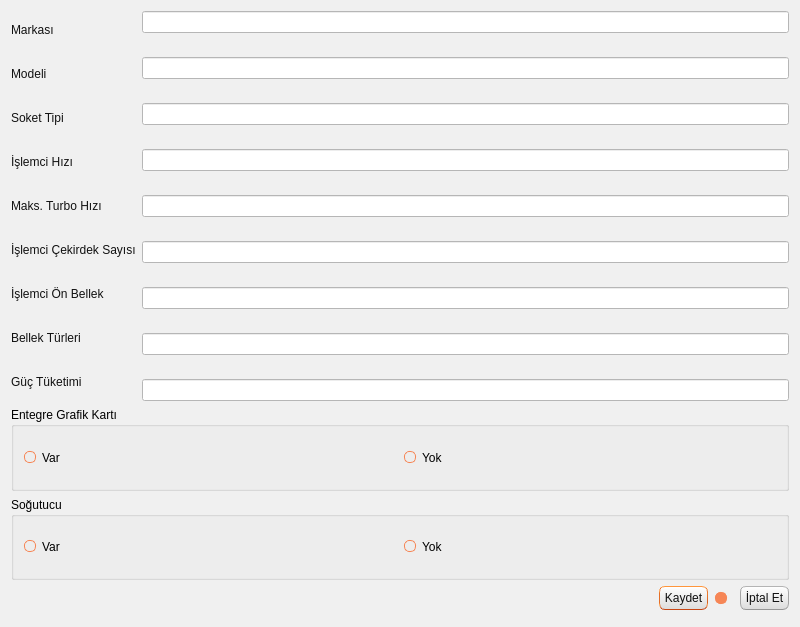
<?xml version="1.0" encoding="UTF-8"?>
<ui version="4.0">
 <class>TKNIslemciPencere</class>
 <widget class="QDialog" name="TKNIslemciPencere">
  <property name="geometry">
   <rect>
    <x>0</x>
    <y>0</y>
    <width>800</width>
    <height>627</height>
   </rect>
  </property>
  <property name="windowTitle">
   <string>Dialog</string>
  </property>
  <property name="styleSheet">
   <string notr="true">/*
Ubuntu Style Sheet for QT Applications
Author: Jaime A. Quiroga P.
Company: GTRONICK
Last updated: 09/10/2019 (dd/mm/yyyy), 12:31.
Available at: https://github.com/GTRONICK/QSS/blob/master/Ubuntu.qss
*/
QMainWindow {
	background-color:#f0f0f0;
}
QCheckBox {
	padding:2px;
}
QCheckBox:hover {
	border:1px solid rgb(255,150,60);
	border-radius:4px;
	padding: 1px;
	background-color:qlineargradient(spread:pad, x1:0.5, y1:1, x2:0.5, y2:0, stop:0 rgba(190, 90, 50, 50), stop:1 rgba(250, 130, 40, 50));
}
QCheckBox::indicator:checked {
	border:1px solid rgb(246, 134, 86);
	border-radius:4px;
  	background-color:rgb(246, 134, 86)
}
QCheckBox::indicator:unchecked {
	border-width:1px solid rgb(246, 134, 86);
	border-radius:4px;
  	background-color:rgb(255,255,255);
}
QColorDialog {
	background-color:#f0f0f0;
}
QComboBox {
	color:rgb(81,72,65);
	background: #ffffff;
}
QComboBox:editable {
	selection-color:rgb(81,72,65);
	selection-background-color: #ffffff;
}
QComboBox QAbstractItemView {
	selection-color: #ffffff;
	selection-background-color: rgb(246, 134, 86);
}
QComboBox:!editable:on, QComboBox::drop-down:editable:on {
	color:  #1e1d23;	
}
QDateTimeEdit, QDateEdit, QDoubleSpinBox, QFontComboBox {
	color:rgb(81,72,65);
	background-color: #ffffff;
}

QDialog {
	background-color:#f0f0f0;
}

QLabel,QLineEdit {
	color:rgb(17,17,17);
}
QLineEdit {
	background-color:rgb(255,255,255);
	selection-background-color:rgb(236,116,64);
}
QMenuBar {
	color:rgb(223,219,210);
	background-color:rgb(65,64,59);
}
QMenuBar::item {
	padding-top:4px;
	padding-left:4px;
	padding-right:4px;
	color:rgb(223,219,210);
	background-color:rgb(65,64,59);
}
QMenuBar::item:selected {
	color:rgb(255,255,255);
	padding-top:2px;
	padding-left:2px;
	padding-right:2px;
	border-top-width:2px;
	border-left-width:2px;
	border-right-width:2px;
	border-top-right-radius:4px;
	border-top-left-radius:4px;
	border-style:solid;
	background-color:rgb(65,64,59);
	border-top-color: rgb(47,47,44);
	border-right-color: qlineargradient(spread:pad, x1:0, y1:1, x2:1, y2:0, stop:0 rgba(90, 87, 78, 255), stop:1 rgba(47,47,44, 255));
	border-left-color:  qlineargradient(spread:pad, x1:1, y1:0, x2:0, y2:0, stop:0 rgba(90, 87, 78, 255), stop:1 rgba(47,47,44, 255));
}
QMenu {
	color:rgb(223,219,210);
	background-color:rgb(65,64,59);
}
QMenu::item {
	color:rgb(223,219,210);
	padding:4px 10px 4px 20px;
}
QMenu::item:selected {
	color:rgb(255,255,255);
	background-color: qlineargradient(spread:pad, x1:0.5, y1:1, x2:0.5, y2:0, stop:0 rgba(225, 108, 54, 255), stop:1 rgba(246, 134, 86, 255));
	border-style:solid;
	border-width:3px;
	padding:4px 7px 4px 17px;
	border-bottom-color:qlineargradient(spread:pad, x1:0.5, y1:1, x2:0.5, y2:0, stop:0 rgba(175,85,48,255), stop:1 rgba(236,114,67, 255));
	border-top-color:qlineargradient(spread:pad, x1:0.5, y1:1, x2:0.5, y2:0, stop:0 rgba(253,156,113,255), stop:1 rgba(205,90,46, 255));
	border-right-color:qlineargradient(spread:pad, x1:0, y1:0.5, x2:1, y2:0.5, stop:0 rgba(253,156,113,255), stop:1 rgba(205,90,46, 255));
	border-left-color:qlineargradient(spread:pad, x1:1, y1:0.5, x2:0, y2:0.5, stop:0 rgba(253,156,113,255), stop:1 rgba(205,90,46, 255));
}
QPlainTextEdit {
	border-width: 1px solid transparent;
	color:rgb(17,17,17);
	selection-background-color:rgb(236,116,64);
}
QProgressBar {
	text-align: center;
	color: rgb(0, 0, 0);
	border: 1px inset rgb(150,150,150); 
	border-radius: 10px;
	background-color:rgb(221,221,219);
}
QProgressBar::chunk:horizontal {
	background-color: qlineargradient(spread:pad, x1:0.5, y1:1, x2:0.5, y2:0, stop:0 rgba(225, 108, 54, 255), stop:1 rgba(246, 134, 86, 255));
	border:1px solid;
	border-radius:8px;
	border-bottom-color:qlineargradient(spread:pad, x1:0.5, y1:1, x2:0.5, y2:0, stop:0 rgba(175,85,48,255), stop:1 rgba(236,114,67, 255));
	border-top-color:qlineargradient(spread:pad, x1:0.5, y1:1, x2:0.5, y2:0, stop:0 rgba(253,156,113,255), stop:1 rgba(205,90,46, 255));
	border-right-color:qlineargradient(spread:pad, x1:0, y1:0.5, x2:1, y2:0.5, stop:0 rgba(253,156,113,255), stop:1 rgba(205,90,46, 255));
	border-left-color:qlineargradient(spread:pad, x1:1, y1:0.5, x2:0, y2:0.5, stop:0 rgba(253,156,113,255), stop:1 rgba(205,90,46, 255));
}
QPushButton{
	color:rgb(17,17,17);
	border-width: 1px;
	border-radius: 6px;
	border-bottom-color: rgb(150,150,150);
	border-right-color: rgb(165,165,165);
	border-left-color: rgb(165,165,165);
	border-top-color: rgb(180,180,180);
	border-style: solid;
	padding: 4px;
	background-color: qlineargradient(spread:pad, x1:0.5, y1:1, x2:0.5, y2:0, stop:0 rgba(220, 220, 220, 255), stop:1 rgba(255, 255, 255, 255));
}
QPushButton:hover{
	color:rgb(17,17,17);
	border-width: 1px;
	border-radius:6px;
	border-top-color: rgb(255,150,60);
	border-right-color: qlineargradient(spread:pad, x1:0, y1:1, x2:1, y2:0, stop:0 rgba(200, 70, 20, 255), stop:1 rgba(255,150,60, 255));
	border-left-color:  qlineargradient(spread:pad, x1:1, y1:0, x2:0, y2:0, stop:0 rgba(200, 70, 20, 255), stop:1 rgba(255,150,60, 255));
	border-bottom-color: rgb(200,70,20);
	border-style: solid;
	padding: 2px;
	background-color: qlineargradient(spread:pad, x1:0.5, y1:1, x2:0.5, y2:0, stop:0 rgba(220, 220, 220, 255), stop:1 rgba(255, 255, 255, 255));
}
QPushButton:default{
	color:rgb(17,17,17);
	border-width: 1px;
	border-radius:6px;
	border-top-color: rgb(255,150,60);
	border-right-color: qlineargradient(spread:pad, x1:0, y1:1, x2:1, y2:0, stop:0 rgba(200, 70, 20, 255), stop:1 rgba(255,150,60, 255));
	border-left-color:  qlineargradient(spread:pad, x1:1, y1:0, x2:0, y2:0, stop:0 rgba(200, 70, 20, 255), stop:1 rgba(255,150,60, 255));
	border-bottom-color: rgb(200,70,20);
	border-style: solid;
	padding: 2px;
	background-color: qlineargradient(spread:pad, x1:0.5, y1:1, x2:0.5, y2:0, stop:0 rgba(220, 220, 220, 255), stop:1 rgba(255, 255, 255, 255));
}
QPushButton:pressed{
	color:rgb(17,17,17);
	border-width: 1px;
	border-radius: 6px;
	border-width: 1px;
	border-top-color: rgba(255,150,60,200);
	border-right-color: qlineargradient(spread:pad, x1:0, y1:1, x2:1, y2:0, stop:0 rgba(200, 70, 20, 255), stop:1 rgba(255,150,60, 200));
	border-left-color:  qlineargradient(spread:pad, x1:1, y1:0, x2:0, y2:0, stop:0 rgba(200, 70, 20, 255), stop:1 rgba(255,150,60, 200));
	border-bottom-color: rgba(200,70,20,200);
	border-style: solid;
	padding: 2px;
	background-color: qlineargradient(spread:pad, x1:0.5, y1:0, x2:0.5, y2:1, stop:0 rgba(220, 220, 220, 255), stop:1 rgba(255, 255, 255, 255));
}
QPushButton:disabled{
	color:rgb(174,167,159);
	border-width: 1px;
	border-radius: 6px;
	background-color: qlineargradient(spread:pad, x1:0.5, y1:1, x2:0.5, y2:0, stop:0 rgba(200, 200, 200, 255), stop:1 rgba(230, 230, 230, 255));
}
QRadioButton {
	padding: 1px;
}
QRadioButton::indicator:checked {
	height: 10px;
	width: 10px;
	border-style:solid;
	border-radius:5px;
	border-width: 1px;
	border-color: rgba(246, 134, 86, 255);
	color: #a9b7c6;
	background-color:rgba(246, 134, 86, 255);
}
QRadioButton::indicator:!checked {
	height: 10px;
	width: 10px;
	border-style:solid;
	border-radius:5px;
	border-width: 1px;
	border-color: rgb(246, 134, 86);
	color: #a9b7c6;
	background-color: transparent;
}
QScrollArea {
	color: white;
	background-color:#f0f0f0;
}
QSlider::groove {
	border-style: solid;
	border-width: 1px;
	border-color: rgb(207,207,207);
}
QSlider::groove:horizontal {
	height: 5px;
	background: rgb(246, 134, 86);
}
QSlider::groove:vertical {
	width: 5px;
	background: rgb(246, 134, 86);
}
QSlider::handle:horizontal {
	background: rgb(253,253,253);
	border-style: solid;
	border-width: 1px;
	border-color: rgb(207,207,207);
	width: 12px;
	margin: -5px 0;
	border-radius: 7px;
}
QSlider::handle:vertical {
	background: rgb(253,253,253);
	border-style: solid;
	border-width: 1px;
	border-color: rgb(207,207,207);
	height: 12px;
	margin: 0 -5px;
	border-radius: 7px;
}
QSlider::add-page:horizontal, QSlider::add-page:vertical {
 	background: white;
}
QSlider::sub-page:horizontal, QSlider::sub-page:vertical {
	background: rgb(246, 134, 86);
}
QStatusBar, QSpinBox {
	color:rgb(81,72,65);
}
QSpinBox {
	background-color: #ffffff;
}
QScrollBar:horizontal {
	max-height: 20px;
	border: 1px transparent;
	margin: 0px 20px 0px 20px;
}
QScrollBar::handle:horizontal {
	background: rgb(253,253,253);
	border: 1px solid rgb(207,207,207);
	border-radius: 7px;
	min-width: 25px;
}
QScrollBar::handle:horizontal:hover {
	background: rgb(253,253,253);
	border: 1px solid rgb(255,150,60);
	border-radius: 7px;
	min-width: 25px;
}
QScrollBar::add-line:horizontal {
  	border: 1px solid rgb(207,207,207);
  	border-top-right-radius: 7px;
  	border-top-left-radius: 7px;
  	border-bottom-right-radius: 7px;
  	background: rgb(255, 255, 255);
  	width: 20px;
  	subcontrol-position: right;
  	subcontrol-origin: margin;
}
QScrollBar::add-line:horizontal:hover {
  	border: 1px solid rgb(255,150,60);
  	border-top-right-radius: 7px;
  	border-top-left-radius: 7px;
  	border-bottom-right-radius: 7px;
  	background: rgb(255, 255, 255);
  	width: 20px;
  	subcontrol-position: right;
  	subcontrol-origin: margin;
}
QScrollBar::add-line:horizontal:pressed {
  	border: 1px solid grey;
  	border-top-left-radius: 7px;
  	border-top-right-radius: 7px;
  	border-bottom-right-radius: 7px;
  	background: rgb(231,231,231);
  	width: 20px;
  	subcontrol-position: right;
  	subcontrol-origin: margin;
}
QScrollBar::sub-line:horizontal {
  	border: 1px solid rgb(207,207,207);
  	border-top-right-radius: 7px;
  	border-top-left-radius: 7px;
  	border-bottom-left-radius: 7px;
  	background: rgb(255, 255, 255);
  	width: 20px;
  	subcontrol-position: left;
  	subcontrol-origin: margin;
}
QScrollBar::sub-line:horizontal:hover {
  	border: 1px solid rgb(255,150,60);
  	border-top-right-radius: 7px;
  	border-top-left-radius: 7px;
  	border-bottom-left-radius: 7px;
  	background: rgb(255, 255, 255);
  	width: 20px;
  	subcontrol-position: left;
  	subcontrol-origin: margin;
}
QScrollBar::sub-line:horizontal:pressed {
  	border: 1px solid grey;
  	border-top-right-radius: 7px;
  	border-top-left-radius: 7px;
  	border-bottom-left-radius: 7px;
  	background: rgb(231,231,231);
  	width: 20px;
  	subcontrol-position: left;
  	subcontrol-origin: margin;
}
QScrollBar::left-arrow:horizontal {
  	border: 1px transparent grey;
  	border-top-left-radius: 3px;
  	border-bottom-left-radius: 3px;
  	width: 6px;
  	height: 6px;
  	background: rgb(230,230,230);
}
QScrollBar::right-arrow:horizontal {
	border: 1px transparent grey;
	border-top-right-radius: 3px;
	border-bottom-right-radius: 3px;
  	width: 6px;
  	height: 6px;
 	background: rgb(230,230,230);
}
QScrollBar::add-page:horizontal, QScrollBar::sub-page:horizontal {
 	background: none;
} 
QScrollBar:vertical {
	max-width: 20px;
	border: 1px transparent grey;
	margin: 20px 0px 20px 0px;
}
QScrollBar::add-line:vertical {
	border: 1px solid;
	border-color: rgb(207,207,207);
	border-bottom-right-radius: 7px;
	border-bottom-left-radius: 7px;
	border-top-left-radius: 7px;
	background: rgb(255, 255, 255);
  	height: 20px;
  	subcontrol-position: bottom;
  	subcontrol-origin: margin;
}
QScrollBar::add-line:vertical:hover {
  	border: 1px solid;
  	border-color: rgb(255,150,60);
  	border-bottom-right-radius: 7px;
  	border-bottom-left-radius: 7px;
  	border-top-left-radius: 7px;
  	background: rgb(255, 255, 255);
  	height: 20px;
  	subcontrol-position: bottom;
  	subcontrol-origin: margin;
}
QScrollBar::add-line:vertical:pressed {
  	border: 1px solid grey;
  	border-bottom-left-radius: 7px;
  	border-bottom-right-radius: 7px;
  	border-top-left-radius: 7px;
  	background: rgb(231,231,231);
  	height: 20px;
  	subcontrol-position: bottom;
  	subcontrol-origin: margin;
}
QScrollBar::sub-line:vertical {
  	border: 1px solid rgb(207,207,207);
  	border-top-right-radius: 7px;
  	border-top-left-radius: 7px;
  	border-bottom-left-radius: 7px;
  	background: rgb(255, 255, 255);
  	height: 20px;
  	subcontrol-position: top;
  	subcontrol-origin: margin;
}
QScrollBar::sub-line:vertical:hover {
  	border: 1px solid rgb(255,150,60);
  	border-top-right-radius: 7px;
  	border-top-left-radius: 7px;
  	border-bottom-left-radius: 7px;
	background: rgb(255, 255, 255);
  	height: 20px;
  	subcontrol-position: top;
  	subcontrol-origin: margin;
}
QScrollBar::sub-line:vertical:pressed {
  	border: 1px solid grey;
  	border-top-left-radius: 7px;
  	border-top-right-radius: 7px;
  	background: rgb(231,231,231);
 	height: 20px;
  	subcontrol-position: top;
  	subcontrol-origin: margin;
}
QScrollBar::handle:vertical {
	background: rgb(253,253,253);
	border: 1px solid rgb(207,207,207);
	border-radius: 7px;
	min-height: 25px;
}
QScrollBar::handle:vertical:hover {
	background: rgb(253,253,253);
	border: 1px solid rgb(255,150,60);
	border-radius: 7px;
	min-height: 25px;
}
QScrollBar::up-arrow:vertical {
	border: 1px transparent grey;
  	border-top-left-radius: 3px;
	border-top-right-radius: 3px;
  	width: 6px;
  	height: 6px;
  	background: rgb(230,230,230);
}
QScrollBar::down-arrow:vertical {
  	border: 1px transparent grey;
  	border-bottom-left-radius: 3px;
  	border-bottom-right-radius: 3px;
  	width: 6px;
  	height: 6px;
  	background: rgb(230,230,230);
}
QScrollBar::add-page:vertical, QScrollBar::sub-page:vertical {
  	background: none;
}
QTabWidget {
	color:rgb(0,0,0);
	background-color:rgb(247,246,246);
}
QTabWidget::pane {
	border-color: rgb(180,180,180);
	background-color:rgb(247,246,246);
	border-style: solid;
	border-width: 1px;
  	border-radius: 6px;
}
QTabBar::tab {
	padding-left:4px;
	padding-right:4px;
	padding-bottom:2px;
	padding-top:2px;
	color:rgb(81,72,65);
  	background-color: qlineargradient(spread:pad, x1:0.5, y1:1, x2:0.5, y2:0, stop:0 rgba(221,218,217,255), stop:1 rgba(240,239,238,255));
	border-style: solid;
	border-width: 1px;
  	border-top-right-radius:4px;
	border-top-left-radius:4px;
	border-top-color: rgb(180,180,180);
	border-left-color: rgb(180,180,180);
	border-right-color: rgb(180,180,180);
	border-bottom-color: transparent;
}
QTabBar::tab:selected, QTabBar::tab:last:selected, QTabBar::tab:hover {
  	background-color:rgb(247,246,246);
  	margin-left: 0px;
  	margin-right: 1px;
}
QTabBar::tab:!selected {
	margin-top: 1px;
	margin-right: 1px;
}
QTextEdit {
	border-width: 1px;
	border-style: solid;
	border-color:transparent;
	color:rgb(17,17,17);
	selection-background-color:rgb(236,116,64);
}
QTimeEdit, QToolBox, QToolBox::tab, QToolBox::tab:selected {
	color:rgb(81,72,65);
	background-color: #ffffff;
}</string>
  </property>
  <layout class="QVBoxLayout" name="verticalLayout_3">
   <item>
    <layout class="QHBoxLayout" name="horizontalLayout">
     <item>
      <layout class="QVBoxLayout" name="verticalLayout_2">
       <item>
        <widget class="QLabel" name="label_5">
         <property name="text">
          <string>Markası</string>
         </property>
        </widget>
       </item>
       <item>
        <widget class="QLabel" name="label_12">
         <property name="text">
          <string>Modeli</string>
         </property>
        </widget>
       </item>
       <item>
        <widget class="QLabel" name="label">
         <property name="text">
          <string>Soket Tipi</string>
         </property>
         <property name="buddy">
          <cstring>lineEdit</cstring>
         </property>
        </widget>
       </item>
       <item>
        <widget class="QLabel" name="label_2">
         <property name="text">
          <string>İşlemci Hızı</string>
         </property>
         <property name="buddy">
          <cstring>lineEdit_2</cstring>
         </property>
        </widget>
       </item>
       <item>
        <widget class="QLabel" name="label_3">
         <property name="text">
          <string>Maks. Turbo Hızı</string>
         </property>
         <property name="buddy">
          <cstring>lineEdit_3</cstring>
         </property>
        </widget>
       </item>
       <item>
        <widget class="QLabel" name="label_4">
         <property name="text">
          <string>İşlemci Çekirdek Sayısı</string>
         </property>
         <property name="buddy">
          <cstring>lineEdit_4</cstring>
         </property>
        </widget>
       </item>
       <item>
        <widget class="QLabel" name="label_7">
         <property name="text">
          <string>İşlemci Ön Bellek</string>
         </property>
         <property name="buddy">
          <cstring>lineEdit_7</cstring>
         </property>
        </widget>
       </item>
       <item>
        <widget class="QLabel" name="label_9">
         <property name="text">
          <string>Bellek Türleri</string>
         </property>
         <property name="buddy">
          <cstring>lineEdit_9</cstring>
         </property>
        </widget>
       </item>
       <item>
        <widget class="QLabel" name="label_10">
         <property name="text">
          <string>Güç Tüketimi</string>
         </property>
         <property name="buddy">
          <cstring>lineEdit_10</cstring>
         </property>
        </widget>
       </item>
      </layout>
     </item>
     <item>
      <layout class="QVBoxLayout" name="verticalLayout">
       <property name="spacing">
        <number>24</number>
       </property>
       <item>
        <widget class="QLineEdit" name="lineEdit_5"/>
       </item>
       <item>
        <widget class="QLineEdit" name="lineEdit_12"/>
       </item>
       <item>
        <widget class="QLineEdit" name="lineEdit"/>
       </item>
       <item>
        <widget class="QLineEdit" name="lineEdit_2"/>
       </item>
       <item>
        <widget class="QLineEdit" name="lineEdit_3"/>
       </item>
       <item>
        <widget class="QLineEdit" name="lineEdit_4"/>
       </item>
       <item>
        <widget class="QLineEdit" name="lineEdit_7"/>
       </item>
       <item>
        <widget class="QLineEdit" name="lineEdit_9"/>
       </item>
       <item>
        <widget class="QLineEdit" name="lineEdit_10"/>
       </item>
      </layout>
     </item>
    </layout>
   </item>
   <item>
    <widget class="QGroupBox" name="groupBox">
     <property name="title">
      <string>Entegre Grafik Kartı</string>
     </property>
     <layout class="QHBoxLayout" name="horizontalLayout_4">
      <item>
       <layout class="QHBoxLayout" name="horizontalLayout_3">
        <item>
         <widget class="QRadioButton" name="radioButton_2">
          <property name="text">
           <string>Var</string>
          </property>
         </widget>
        </item>
        <item>
         <widget class="QRadioButton" name="radioButton_3">
          <property name="text">
           <string>Yok</string>
          </property>
         </widget>
        </item>
       </layout>
      </item>
     </layout>
    </widget>
   </item>
   <item>
    <widget class="QGroupBox" name="groupBox_2">
     <property name="title">
      <string>Soğutucu</string>
     </property>
     <layout class="QHBoxLayout" name="horizontalLayout_6">
      <item>
       <layout class="QHBoxLayout" name="horizontalLayout_5">
        <item>
         <widget class="QRadioButton" name="radioButton_4">
          <property name="text">
           <string>Var</string>
          </property>
         </widget>
        </item>
        <item>
         <widget class="QRadioButton" name="radioButton_5">
          <property name="text">
           <string>Yok</string>
          </property>
         </widget>
        </item>
       </layout>
      </item>
     </layout>
    </widget>
   </item>
   <item>
    <layout class="QHBoxLayout" name="horizontalLayout_2">
     <item>
      <spacer name="horizontalSpacer">
       <property name="orientation">
        <enum>Qt::Horizontal</enum>
       </property>
       <property name="sizeHint" stdset="0">
        <size>
         <width>40</width>
         <height>20</height>
        </size>
       </property>
      </spacer>
     </item>
     <item>
      <widget class="QPushButton" name="pushButton">
       <property name="text">
        <string>Kaydet</string>
       </property>
       <property name="icon">
        <iconset resource="../../kaynaklar.qrc">
         <normaloff>:/resimler/Save.png</normaloff>:/resimler/Save.png</iconset>
       </property>
      </widget>
     </item>
     <item>
      <widget class="QRadioButton" name="radioButton">
       <property name="text">
        <string/>
       </property>
       <property name="checked">
        <bool>true</bool>
       </property>
      </widget>
     </item>
     <item>
      <widget class="QPushButton" name="pushButton_2">
       <property name="text">
        <string>İptal Et</string>
       </property>
       <property name="icon">
        <iconset resource="../../kaynaklar.qrc">
         <normaloff>:/resimler/dialog-close.png</normaloff>:/resimler/dialog-close.png</iconset>
       </property>
      </widget>
     </item>
    </layout>
   </item>
   <item>
    <widget class="QDialogButtonBox" name="buttonBox">
     <property name="orientation">
      <enum>Qt::Horizontal</enum>
     </property>
    </widget>
   </item>
  </layout>
 </widget>
 <resources>
  <include location="../../kaynaklar.qrc"/>
 </resources>
 <connections>
  <connection>
   <sender>buttonBox</sender>
   <signal>accepted()</signal>
   <receiver>TKNIslemciPencere</receiver>
   <slot>accept()</slot>
   <hints>
    <hint type="sourcelabel">
     <x>240</x>
     <y>616</y>
    </hint>
    <hint type="destinationlabel">
     <x>157</x>
     <y>274</y>
    </hint>
   </hints>
  </connection>
  <connection>
   <sender>buttonBox</sender>
   <signal>rejected()</signal>
   <receiver>TKNIslemciPencere</receiver>
   <slot>reject()</slot>
   <hints>
    <hint type="sourcelabel">
     <x>308</x>
     <y>616</y>
    </hint>
    <hint type="destinationlabel">
     <x>286</x>
     <y>274</y>
    </hint>
   </hints>
  </connection>
  <connection>
   <sender>pushButton</sender>
   <signal>clicked()</signal>
   <receiver>TKNIslemciPencere</receiver>
   <slot>accept()</slot>
   <hints>
    <hint type="sourcelabel">
     <x>602</x>
     <y>584</y>
    </hint>
    <hint type="destinationlabel">
     <x>68</x>
     <y>602</y>
    </hint>
   </hints>
  </connection>
  <connection>
   <sender>pushButton_2</sender>
   <signal>clicked()</signal>
   <receiver>TKNIslemciPencere</receiver>
   <slot>reject()</slot>
   <hints>
    <hint type="sourcelabel">
     <x>723</x>
     <y>579</y>
    </hint>
    <hint type="destinationlabel">
     <x>446</x>
     <y>610</y>
    </hint>
   </hints>
  </connection>
 </connections>
</ui>
